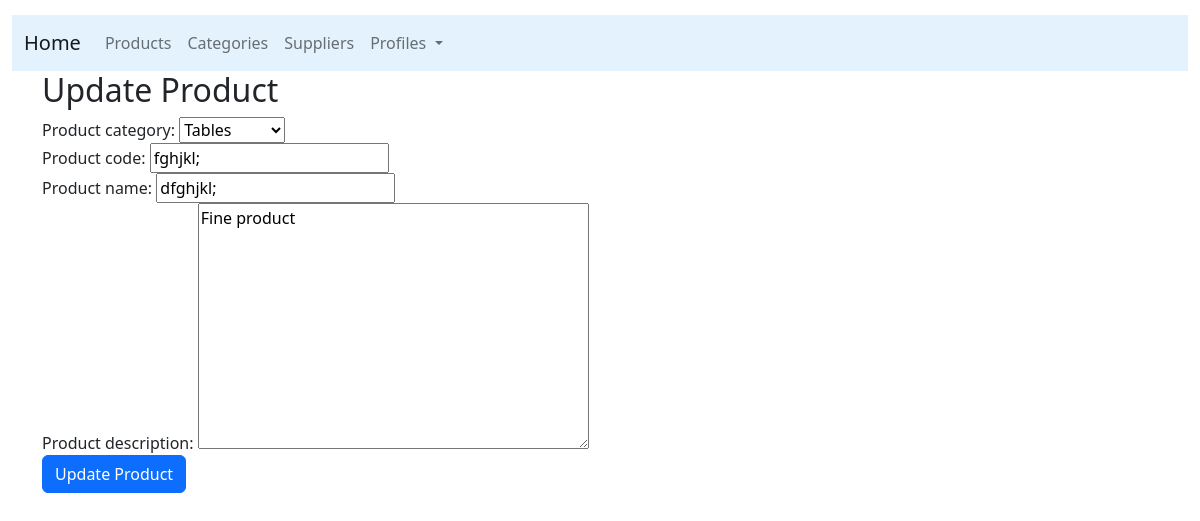
/update-product/3/ (signed in), run on an earlier commit of the app's database.
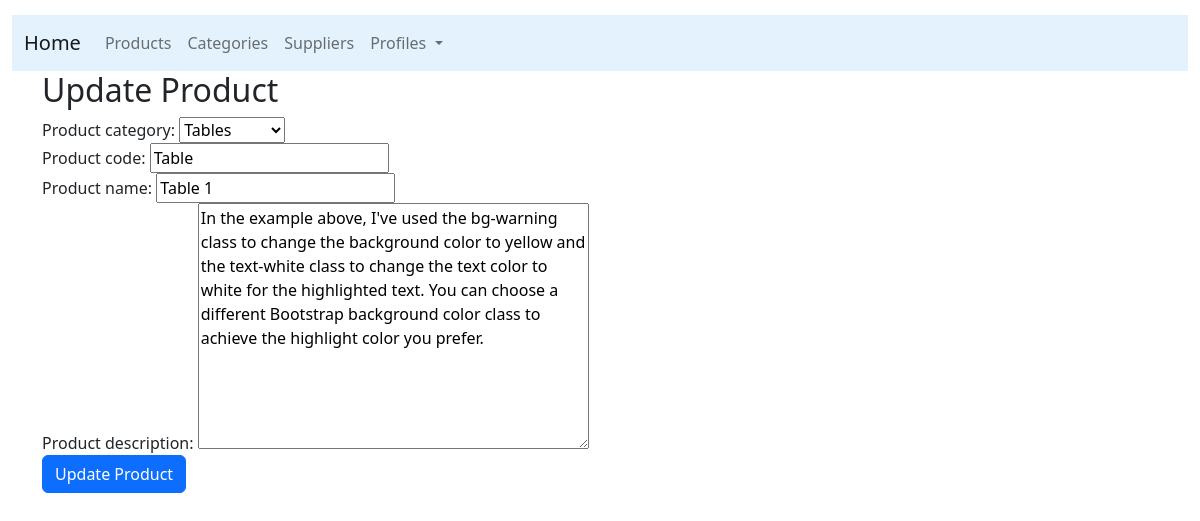
And on a later commit of the database.
### products/models.py (models this page shows, shortened)
class Product(models.Model):
    product_category = models.ForeignKey(Category,related_name='products',on_delete=models.CASCADE)
    product_code = models.CharField(max_length=20, db_index=True, unique=True)
    product_name = models.CharField(max_length=100, db_index=True)
    product_slug = models.SlugField(max_length=110, db_index=True)
    product_description = models.TextField(blank=True)
    date_created = models.DateTimeField(auto_now_add=True)
    date_updated = models.DateTimeField(auto_now=True)
    class Meta:
        ordering = ('product_name',)
        index_together = (('id', 'product_slug'),)

### products/views.py (the view)
# urls.py: path('update-product/<int:product_id>/', views.update_product, name='update_product'),
@login_required(login_url='/')
def update_product(request, product_id):
    product = get_object_or_404(Product, pk=product_id)
    if request.method == 'POST':
        form = ProductForm(request.POST, instance=product)
        if form.is_valid():
            form.save()
            return redirect('products:list_products')
    else:
        form = ProductForm(instance=product)
    return render(request, 'products/update_product.html', {'form': form, 'product': product})

### products/forms.py
class ProductForm(forms.ModelForm):
    class Meta:
        model = Product
        fields = ['product_category','product_code','product_name','product_description']

### products/models.py (called while the page is built)
    def __str__(self):
        return self.category_name

### products/templates/products/update_product.html (shortened to what this page needs)
{% extends "products/base.html" %}
{% block content %}
<div class="container">
    <h2>Update Product</h2>
    <form method="post" class="form">
        <div class="form-group">
            {{ form.product_category.label_tag }}
            {{ form.product_category }}
        </div>
        <div class="form-group">
            {{ form.product_code.label_tag }}
            {{ form.product_code }}
        </div>
        <div class="form-group">
            {{ form.product_name.label_tag }}
            {{ form.product_name }}
        </div>
        <div class="form-group">
            {{ form.product_description.label_tag }}
            {{ form.product_description }}
        </div>
        <button type="submit" class="btn btn-primary">Update Product</button>
    </form>
</div>
{% endblock %}

What changed in the data, as far as the page shows it:
changed Product "Tables": product_code "fghjkl;" → "Table"; product_name "dfghjkl;" → "Table 1"; product_description "Fine product" → "In the example above, I've used the bg-warning class to change the background color to yellow and the text-white class to change the text color to white for the highlighted text. You can choose a different Bootstrap background color class to achieve the highlight color you prefer."
